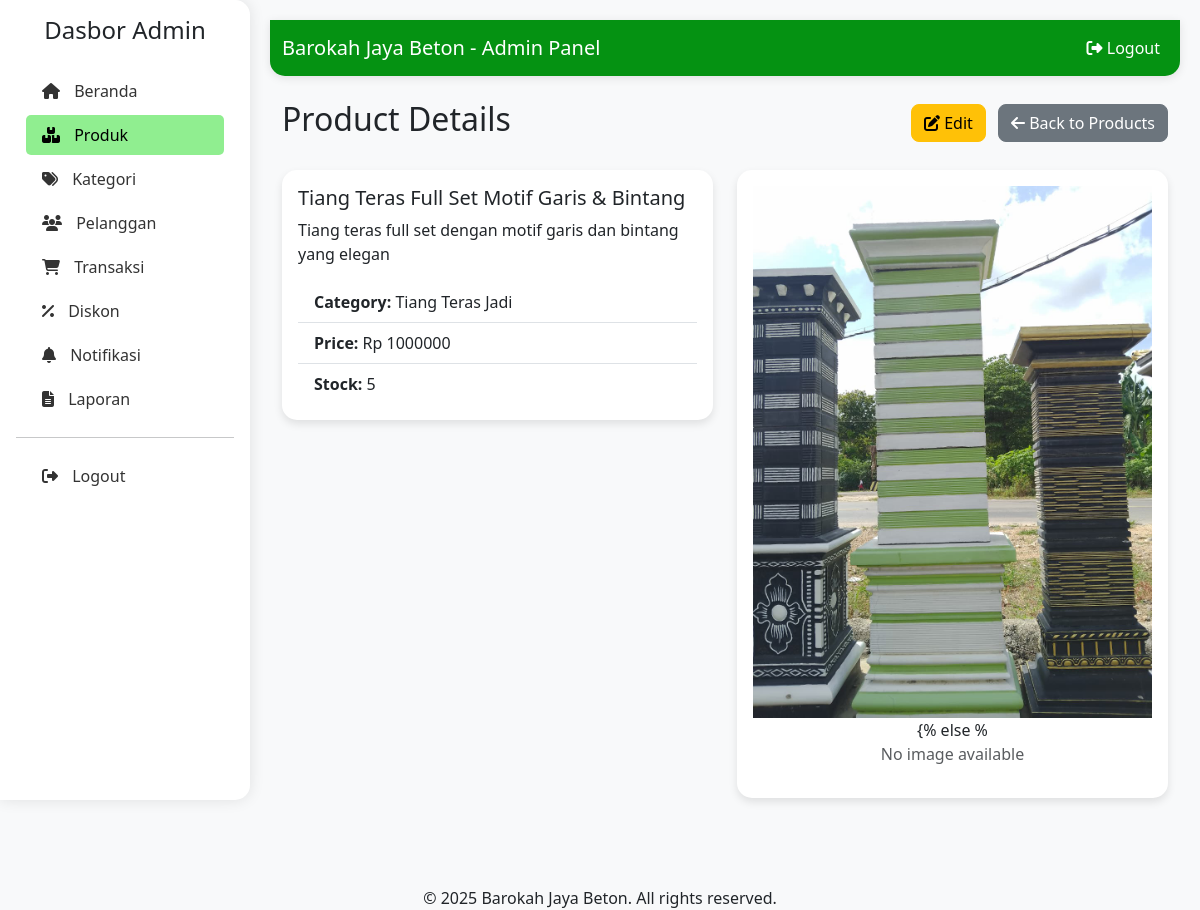
Screenshot of /dashboard_admin/products/13/ (signed in) with the database file from the repository.
### admin_dashboard/models.py (models this page shows, shortened)
class Produk(models.Model):
    nama_produk = models.CharField(max_length=255, verbose_name="Nama Produk")
    deskripsi_produk = models.TextField(verbose_name="Deskripsi Produk")
    foto_produk = models.ImageField(upload_to='produk_images/', verbose_name="Foto Produk")
    stok_produk = models.IntegerField(verbose_name="Stok Produk")
    harga_produk = models.DecimalField(max_digits=10, decimal_places=2, verbose_name="Harga Produk")
    kategori = models.ForeignKey(Kategori, on_delete=models.SET_NULL, blank=True, null=True, verbose_name="Kategori")
    class Meta:
        verbose_name_plural = "Produk"
        db_table = 'produk'

class Kategori(models.Model):
    nama_kategori = models.CharField(max_length=255, verbose_name="Nama Kategori")
    class Meta:
        verbose_name_plural = "Kategori"
        db_table = 'kategori'

### dashboard_admin/views.py (the view)
    def wrapper(request, *args, **kwargs):
        if not request.user.is_authenticated or not isinstance(request.user, Admin):
            raise PermissionDenied("You don't have permission to access this page.")
        return view_func(request, *args, **kwargs)

### admin_dashboard/context_processors.py (called while the page is built, shortened)
def notification_cart_context(request):
    context = {
        'unseen_notifications_count': 0,
        'cart_item_count': 0
    }
    return context

### dashboard_admin/context_processors.py (called while the page is built)
def admin_crm_context(request):
    if not request.path.startswith('/dashboard_admin/'):
        return {}
    try:
        Pelanggan = apps.get_model('admin_dashboard', 'Pelanggan')
        Transaksi = apps.get_model('admin_dashboard', 'Transaksi')
        Notifikasi = apps.get_model('admin_dashboard', 'Notifikasi')
        today_date = timezone.now().date()
        new_transaction_count = Transaksi.objects.filter(
            status_transaksi='DIPROSES'
        ).count()
        return {
            'sidebar_new_transaction_count': new_transaction_count,
        }
    except Exception:
        return {}

### dashboard_admin/views.py (called while the page is built)
def admin_required(view_func):
    def wrapper(request, *args, **kwargs):
        if not request.user.is_authenticated or not isinstance(request.user, Admin):
            raise PermissionDenied("You don't have permission to access this page.")
        return view_func(request, *args, **kwargs)
    return wrapper

@admin_required
def product_detail(request, pk):
    product = get_object_or_404(Produk, pk=pk)
    context = {
        'product': product
    }
    return render(request, 'dashboard_admin/products/detail.html', context)

### templates/dashboard_admin/products/detail.html (shortened to what this page needs)
{% extends 'dashboard_admin/base.html' %}
{% block content %}
<div class="container-fluid">
    <div class="d-flex justify-content-between align-items-center mb-4">
        <h2>Product Details</h2>
        <div>
            <a href="{% url 'dashboard_admin:product_update' product.pk %}" class="btn btn-warning me-2">
                <i class="fas fa-edit"></i> Edit
            </a>
            <a href="{% url 'dashboard_admin:product_list' %}" class="btn btn-secondary">
                <i class="fas fa-arrow-left"></i> Back to Products
            </a>
        </div>
    </div>
    <div class="row">
        <div class="col-md-6">
            <div class="card">
                <div class="card-body">
                    <h5 class="card-title">{{ product.nama_produk }}</h5>
                    <p class="card-text">{{ product.deskripsi_produk }}</p>
                    <ul class="list-group list-group-flush">
                        <li class="list-group-item">
                            <strong>Category:</strong>
                            {{ product.kategori.nama_kategori|default:"-" }}
                        </li>
                        <li class="list-group-item">
                            <strong>Price:</strong>
                            Rp {{ product.harga_produk|floatformat:0 }}
                        </li>
                        <li class="list-group-item">
                            <strong>Stock:</strong>
                            {{ product.stok_produk }}
                        </li>
                    </ul>
                </div>
            </div>
        </div>
        <div class="col-md-6">
            <div class="card">
                <div class="card-body text-center">
                    {% if product.foto_produk %}
                        <img src="{{ product.foto_produk.url }}" alt="{{ product.nama_produk }}" class="img-fluid">
                    {% else %
                        <p class="text-muted">No image available</p>
                    {% endif %}
                </div>
            </div>
        </div>
    </div>
</div>
{% endblock %}

### templates/dashboard_admin/base.html (style rules this page uses)
:root { --light-green: #90EE90; --dark-green: #059212; --darker-green: #046c0d; }
body { background-color: #f8f9fa; }
.btn { border-radius: 8px; }
.card { border-radius: 15px; box-shadow: 0 4px 8px rgba(0, 0, 0, 0.1); border: none; margin-bottom: 20px; }

### rows the page displays
Produk: nama_produk "Tiang Teras Full Set Motif Garis & Bintang", deskripsi_produk "Tiang teras full set dengan motif garis dan bintang yang elegan", kategori.nama_kategori "Tiang Teras Jadi", harga_produk "1000000", stok_produk "5", foto_produk (picture)
